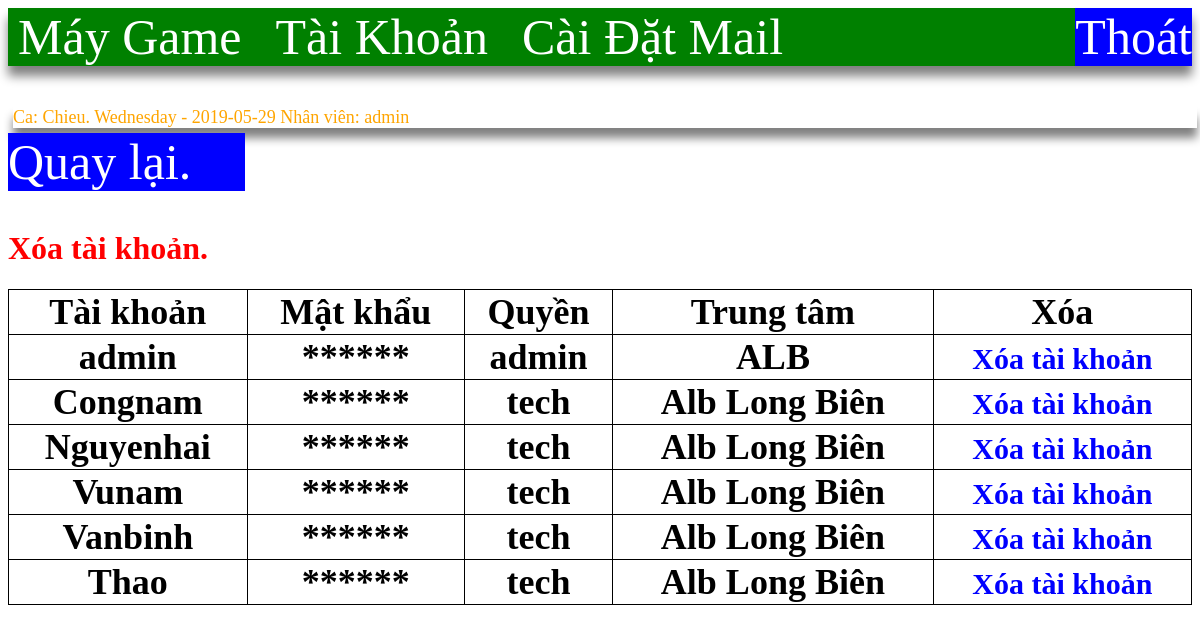
The app's page /quanlytaikhoan.php with its own data.
### tables this page shows
CREATE TABLE IF NOT EXISTS `taikhoan` (
`id` int(11) NOT NULL,
  `tentaikhoan` varchar(30) NOT NULL,
  `tennhanvien` varchar(30) DEFAULT NULL,
  `matkhau` varchar(30) NOT NULL,
  `quyen` varchar(15) NOT NULL,
  `trungtam` varchar(30) DEFAULT NULL
);

### quanlytaikhoan.php (the view, shortened to what this page needs)
<?php
		include "header_admin.php" ;
			$servername = "localhost";
			$username = "root";
			$password = "";
			$dbname = "ticket";
			$conn = new mysqli($servername, $username, $password, $dbname);
				mysqli_set_charset($conn,"utf8");
				$sql = "SELECT * FROM taikhoan";
			$result = $conn->query($sql);
			?>
			<div style="background: Blue; width: 20%; "><a  href='dangky.php'>Quay lại.</a></div>
			<h1 style="color:red;">Xóa tài khoản.</h1>
<div class="bangbaocao" style='width: 100%; float: center;font-size: 24px;'>
	<table border="solid" style=' width:100%;font-size: 36px; border-spacing: 5px;' >
		<tr>
				<th>Tài khoản</th>
				<th>Mật khẩu</th>
				<th>Quyền</th>
				<th>Trung tâm</th>
				<th>Xóa</th>
		</tr>
	<?php
			if($result->num_rows>0)
			{
			while ($row=$result->fetch_assoc()) {
			echo "<tr>";
			echo "<th>" . $row["tentaikhoan"]  . "</th>" ;
			echo "<th> ****** </th>" ;
			echo "<th>" .  $row["quyen"]   . "</th>" ;
			echo "<th>" .  $row["trungtam"]   . "</th>" ;
			echo "<th> <a style='font-size:30px; color:Blue' href='xoataikhoan.php?id=".$row['id']."'> Xóa tài khoản</th>" ;
			echo "</tr>";
				}
			}
?>
	</table>
</div>

### header_admin.php (shortened to what this page needs)
<!DOCTYPE html>
<html>
<head>
 <link rel="stylesheet" href="styles.css">
</head>
<body>
<?php
 $tennhanvien='admin';
	$gio=date("H");
	if($gio<14)
	{
		$Ca="Sang";
	}
	else
	{
		$Ca="Chieu";
	}
			?>
<div class="logout" style='float: right;'> <a style='float: right; color:White; background-color: Blue;' href="dangnhap.php">Thoát</a></div>
<div class="mymenu">
<span class="menu"><a href="maygame.php" >Máy Game</a></span>
<span class="menu"><a href="dangky.php" >Tài Khoản</a></span>
<span class="menu"><a href="caidatmail.php" >Cài Đặt Mail</a></span>
</div></br>
<div class="ca">Ca: <?php   echo $Ca . ".     ".date("l") . " - " . date("Y-m-d") ;    ?>     Nhân viên: <?php echo $tennhanvien ?></div>

### styles.css (style rules this page uses)
a { text-decoration: none; }
.ca { color:orange; margin:5px 50px 5px 5px; font-size:18px; }
table, th, td { border: 1px solid black; border-collapse: collapse; }

### header_admin.php (style rules this page uses)
span { margin: 30px 10px 10px 0px; padding:10px; }
a { text-decoration:none; font-size: 50px; color: White; }
.mymenu { background-color: green; box-shadow: 0px 10px 10px grey; }
.ca { width: 100%; box-shadow: 0px 10px 10px grey; }

### records on screen
taikhoan: tentaikhoan "admin", quyen "admin", trungtam "ALB"
taikhoan: tentaikhoan "Congnam", quyen "tech", trungtam "Alb Long Biên"
taikhoan: tentaikhoan "Nguyenhai", quyen "tech", trungtam "Alb Long Biên"
taikhoan: tentaikhoan "Vunam", quyen "tech", trungtam "Alb Long Biên"
taikhoan: tentaikhoan "Vanbinh", quyen "tech", trungtam "Alb Long Biên"
taikhoan: tentaikhoan "Thao", quyen "tech", trungtam "Alb Long Biên"

### other values on screen
$Ca "Chieu"
$tennhanvien "admin"
